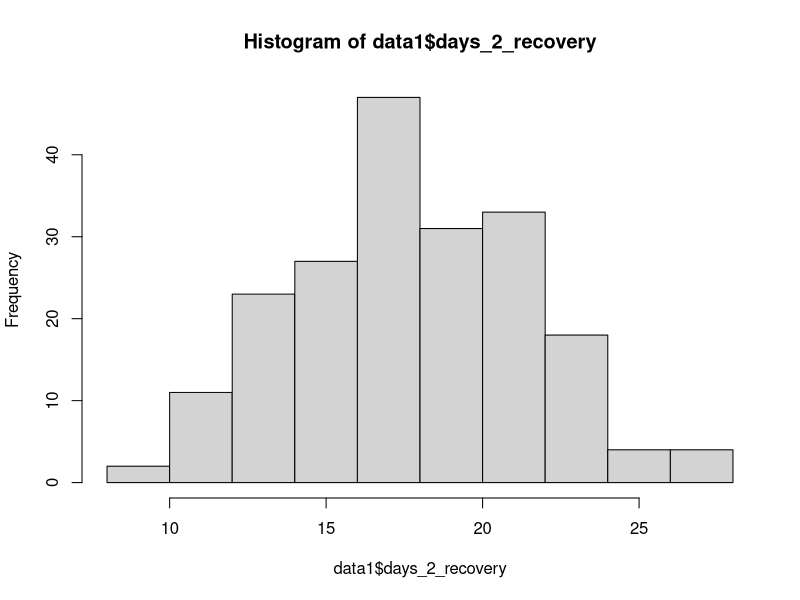
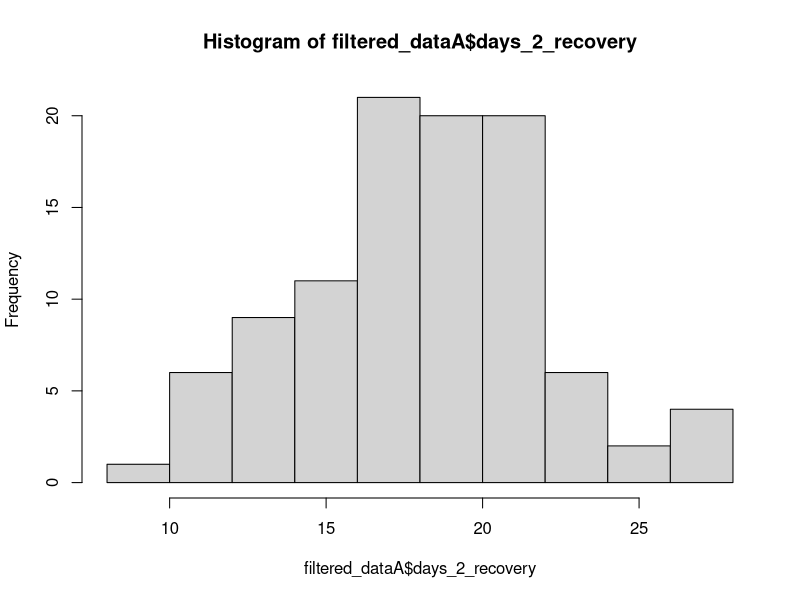
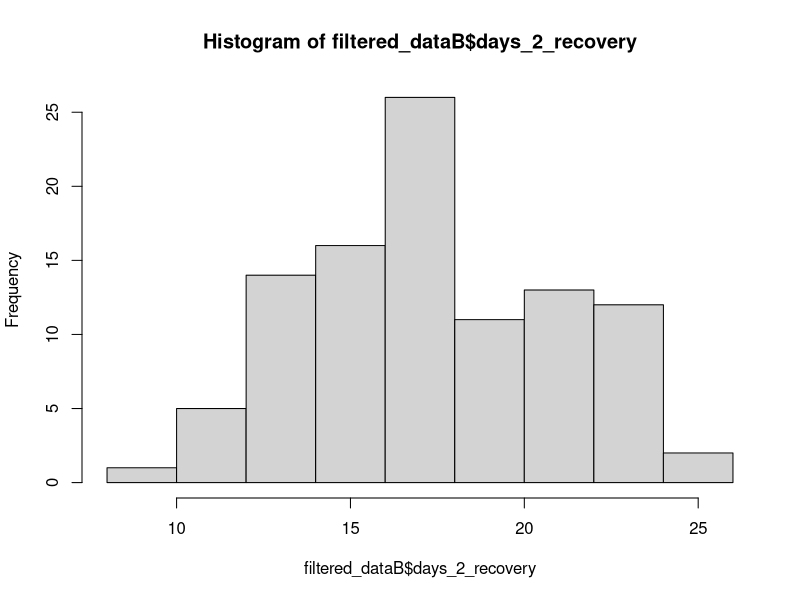

Write R code to recreate these figures, in order.
#install packages

install.packages(c('quantmod','ff','foreign','R.matlab'),dependency=T)
suppressPackageStartupMessages(library(tidyverse))

install.packages("readr")
install.packages("tidyverse")
library(readr)
library(tidyverse)
library(dplyr)
#change directory path
getwd()

setwd(choose.dir())

#read dataset
data1 <- read_csv("R_data.csv",show_col_types = FALSE)
head(data1, 5)

#1- Check for normality in days_2_recovery

##a-whole
hist(data1$days_2_recovery)#normally distributed

##b- by drug type group

filtered_dataA <- data1 %>% 
  filter(group == "A")
hist(filtered_dataA$days_2_recovery)#normally distributed

filtered_dataB <- data1 %>% 
  filter(group == "B")
hist(filtered_dataB$days_2_recovery)#normally distributed

#2- t-test
#since groups A and B do not depend on each other regarding the results, an independent t-test is used

t_test_result <- t.test(filtered_dataA$days_2_recovery, filtered_dataB$days_2_recovery)
print(t_test_result)

#p-value is greater than .05, meaning difference between the two groups is not significan t(drug effects do not have a big difference 
#in recovery time

#3- Exploratory Data Analysis (EDA)

## mean
mean_valueA <- mean(filtered_dataA$days_2_recovery)
print(mean_valueA)
mean_valueB <- mean(filtered_dataB$days_2_recovery)
print(mean_valueB)

##median

median_valueA <- median(filtered_dataA$days_2_recovery)
print(median_valueA)
median_valueB <- median(filtered_dataB$days_2_recovery)
print(median_valueB)

##standard deviation
standarddev_A <- sd(filtered_dataA$days_2_recovery)
print(standarddev_A)

standarddev_B <- sd(filtered_dataB$days_2_recovery)
print(standarddev_B)

















































